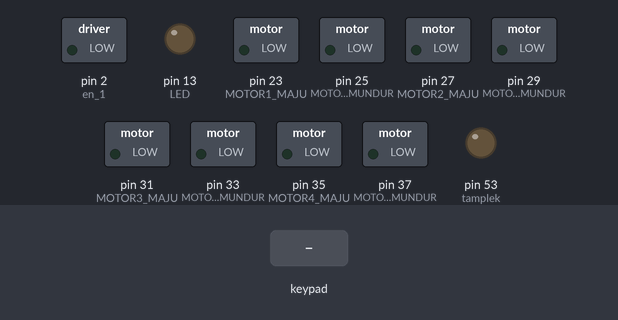
The sketch below on a simulated Arduino Mega 2560, built with avr-gcc and run on an emulated ATmega2560. On the bench: switched loads named in the sketch (green lamp = pin HIGH), output pins drawn as LEDs (lit = HIGH). Inputs (shaded band) come from the test bench.

Above: at 1.2 s.
1.3 s: key 'U' pressed
At 2.8 s:
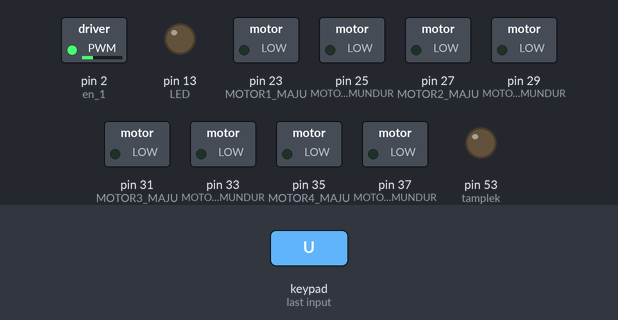
3.2 s: key 'D' pressed
At 3.4 s:
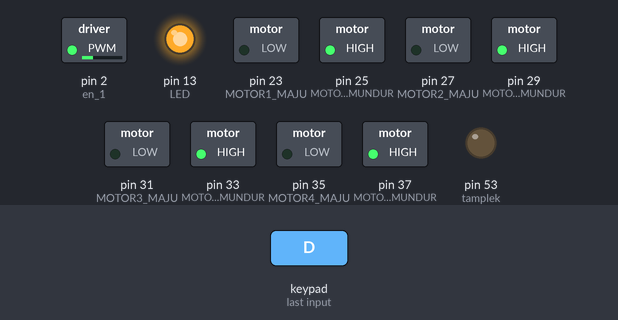
5.1 s: key 'L' pressed
At 5.3 s:
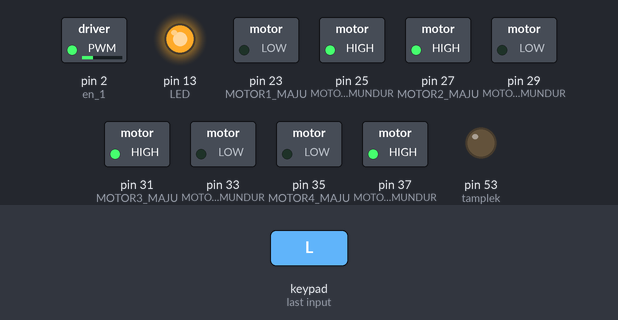
7.0 s: key 'R' pressed
At 7.2 s:
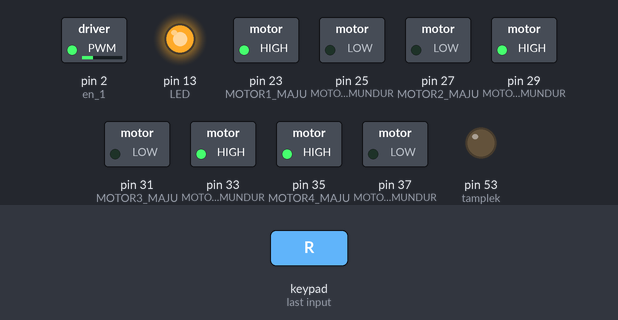
8.9 s: key 'X' pressed
At 9.1 s:
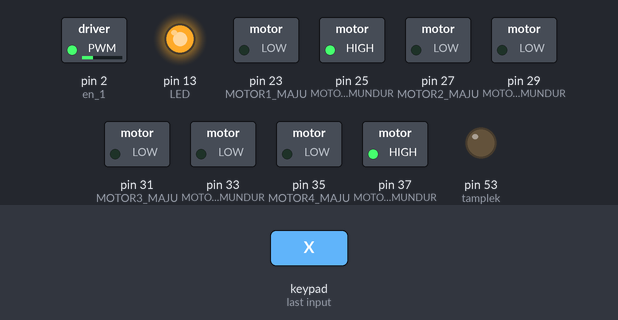
10.8 s: key 'O' pressed
At 11.0 s:
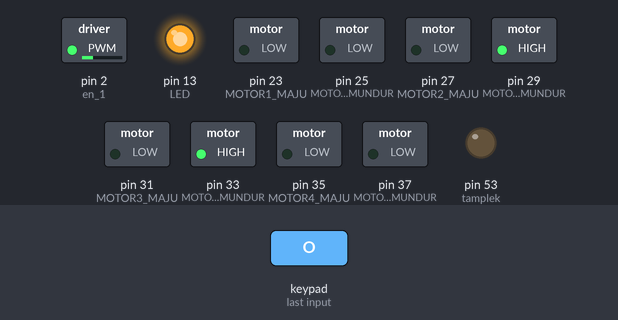
Timing chart, 0 to 13.7 s (numbered marks = the images above; inputs shaded):
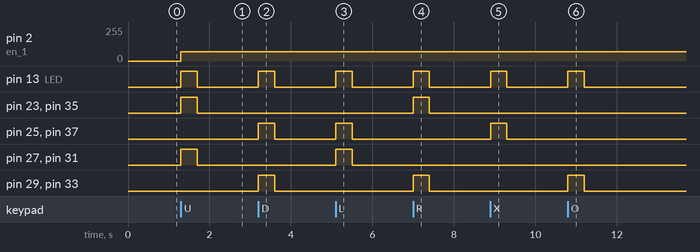

The sketch:

KENDALI_ROBOT_BLEDHEG_2_PS2_MEGA.ino
```cpp
/*
Kendali robot 2 menggunakan dualshock 2.
 ditulis oleh: sumarsono, pada: Friday 06 March 2015 09:00:14

 Log edit:
 Friday 06 March 2015 09:00:27 --> menambah deskripsi roda dan pin ds2
 Friday 06 March 2015 23:54:27 --> fix motor
 Saturday 07 March 2015 01:00:57 --> konfigurasi ulang motor (mapping) dan perapian program
 Monday 09 March 2015 07:04:32 --> pembuatan kelas gerak
 Monday 30 March 2015 22:34:37 --> menambah fungsi gerak diagonal dan pukul

 ==konfigurasi roda:

  --------------
 1 0=-        -=0 2
  |            |
  |            |
  |            |
 3 0=-        -=0 4
  --------------

 ==konfigurasi pin ds2 :
 clock: 7
 command: 5
 attention: 4
 data: 6
 Pressures: True
 Rumble: False

 Catatan:
 Belum ditambah program sensor jarak

 Ukuran setelah kompile: 7,372 byte

 */

#include <PS2X_lib.h>

PS2X ps2x;

int error = 0;
byte type = 0;

int LED=13;

#define tamplek 53

//Logic motor 2
#define MOTOR2_MAJU  27
#define MOTOR2_MUNDUR  29
#define en_1  2

//Logic motor 1
#define MOTOR1_MAJU  23
#define MOTOR1_MUNDUR  25

//#define en_2  5

//Logic motor 4
#define MOTOR4_MAJU  35
#define MOTOR4_MUNDUR  37
//#define en_3  6

//Logic motor 3
#define MOTOR3_MAJU  31
#define MOTOR3_MUNDUR  33

//#define en_4  9

void setup() {
 // Serial.begin(9600);

  pinMode(LED,OUTPUT);

  pinMode(tamplek, OUTPUT);

  pinMode(MOTOR2_MAJU, OUTPUT);
  pinMode(MOTOR2_MUNDUR, OUTPUT);
  pinMode(MOTOR1_MUNDUR, OUTPUT);
  pinMode(MOTOR1_MAJU, OUTPUT);
  pinMode(MOTOR4_MAJU, OUTPUT);
  pinMode(MOTOR4_MUNDUR, OUTPUT);
  pinMode(MOTOR3_MUNDUR, OUTPUT);
  pinMode(MOTOR3_MAJU, OUTPUT);

  pinMode(en_1, INPUT);
  /*  pinMode(en_2, INPUT);
   pinMode(en_3, INPUT);
   pinMode(en_4, INPUT);*/

  //error = ps2x.config_gamepad(11,9,8,10, true, false); //clock, command, attention, data, Pressures?, Rumble?
  //error = ps2x.config_gamepad(7,5,4,6, true, false);

  error = ps2x.config_gamepad(28,26,24,30, true, false); //MEGA

  /*
  if(error == 0){
    Serial.println("Gamepad terhubung mblo");
  }

  if(error == 1)
    Serial.println("Cek pengkabelannya mblo, error.");

  if(error == 2)
    Serial.println("Coba enable debug mblo, gk mau nerima command");

  if(error == 3)
    Serial.println("-_- kaga support. error");
    */

  type = ps2x.readType(); //baca tipe kontroller apakah dualshock 2, guitar herro, atau unknown

}

void maju() {
  //Serial.print("ATAS: ");
  //Serial.println(ps2x.Analog(PSAB_PAD_UP), DEC);
  digitalWrite(LED, 1);
  analogWrite(en_1, 70);

  digitalWrite(MOTOR1_MAJU, HIGH);
  digitalWrite(MOTOR1_MUNDUR, LOW);

  digitalWrite(MOTOR2_MAJU, HIGH);
  digitalWrite(MOTOR2_MUNDUR, LOW);

  digitalWrite(MOTOR3_MAJU, HIGH);
  digitalWrite(MOTOR3_MUNDUR, LOW);

  digitalWrite(MOTOR4_MAJU, HIGH);
  digitalWrite(MOTOR4_MUNDUR, LOW);
}

void maju_kanan() {
  digitalWrite(LED, 1);
  analogWrite(en_1, 70);

  digitalWrite(MOTOR1_MAJU, HIGH);
  digitalWrite(MOTOR1_MUNDUR, LOW);

  digitalWrite(MOTOR2_MAJU, LOW);
  digitalWrite(MOTOR2_MUNDUR, LOW);

  digitalWrite(MOTOR3_MAJU, LOW);
  digitalWrite(MOTOR3_MUNDUR, LOW);

  digitalWrite(MOTOR4_MAJU, HIGH);
  digitalWrite(MOTOR4_MUNDUR, LOW);

}

void maju_kiri() {
  digitalWrite(LED, 1);
  analogWrite(en_1, 70);

  digitalWrite(MOTOR1_MAJU, LOW);
  digitalWrite(MOTOR1_MUNDUR, LOW);

  digitalWrite(MOTOR2_MAJU, HIGH);
  digitalWrite(MOTOR2_MUNDUR, LOW);

  digitalWrite(MOTOR3_MAJU, HIGH);
  digitalWrite(MOTOR3_MUNDUR, LOW);

  digitalWrite(MOTOR4_MAJU, LOW);
  digitalWrite(MOTOR4_MUNDUR, LOW);

}


void mundur() {
  //Serial.print("BAWAH: ");
  //Serial.println(ps2x.Analog(PSAB_PAD_DOWN), DEC);
  digitalWrite(LED, 1);
  analogWrite(en_1, 70);

  digitalWrite(MOTOR1_MAJU, LOW);
  digitalWrite(MOTOR1_MUNDUR, HIGH);

  digitalWrite(MOTOR2_MAJU, LOW);
  digitalWrite(MOTOR2_MUNDUR, HIGH);

  digitalWrite(MOTOR3_MAJU, LOW);
  digitalWrite(MOTOR3_MUNDUR, HIGH);

  digitalWrite(MOTOR4_MAJU, LOW);
  digitalWrite(MOTOR4_MUNDUR, HIGH);

}

void mundur_kanan() {
  digitalWrite(LED, 1);
  analogWrite(en_1, 70);

  digitalWrite(MOTOR1_MAJU, LOW);
  digitalWrite(MOTOR1_MUNDUR, LOW);

  digitalWrite(MOTOR2_MAJU, LOW);
  digitalWrite(MOTOR2_MUNDUR, HIGH);

  digitalWrite(MOTOR3_MAJU, LOW);
  digitalWrite(MOTOR3_MUNDUR, HIGH);

  digitalWrite(MOTOR4_MAJU, LOW);
  digitalWrite(MOTOR4_MUNDUR, LOW);

}

void mundur_kiri() {
  digitalWrite(LED, 1);
  analogWrite(en_1, 70);

  digitalWrite(MOTOR1_MAJU, LOW);
  digitalWrite(MOTOR1_MUNDUR, HIGH);

  digitalWrite(MOTOR2_MAJU, LOW);
  digitalWrite(MOTOR2_MUNDUR, LOW);

  digitalWrite(MOTOR3_MAJU, LOW);
  digitalWrite(MOTOR3_MUNDUR, LOW);

  digitalWrite(MOTOR4_MAJU, LOW);
  digitalWrite(MOTOR4_MUNDUR, HIGH);

}

void kanan() {
  //Serial.print("KANAN: ");
  //Serial.println(ps2x.Analog(PSAB_PAD_RIGHT), DEC);
  digitalWrite(LED, 1);
  analogWrite(en_1, 70);

  digitalWrite(MOTOR1_MAJU, HIGH);
  digitalWrite(MOTOR1_MUNDUR, LOW);

  digitalWrite(MOTOR2_MAJU, LOW);
  digitalWrite(MOTOR2_MUNDUR, HIGH);

  digitalWrite(MOTOR3_MAJU, LOW);
  digitalWrite(MOTOR3_MUNDUR, HIGH);

  digitalWrite(MOTOR4_MAJU, HIGH);
  digitalWrite(MOTOR4_MUNDUR, LOW);

}

void kiri() {
  //Serial.print("KIRI: ");
  //Serial.println(ps2x.Analog(PSAB_PAD_LEFT), DEC);
  digitalWrite(LED, 1);
  analogWrite(en_1, 70);

  digitalWrite(MOTOR1_MAJU, LOW);
  digitalWrite(MOTOR1_MUNDUR, HIGH);

  digitalWrite(MOTOR2_MAJU, HIGH);
  digitalWrite(MOTOR2_MUNDUR, LOW);

  digitalWrite(MOTOR3_MAJU, HIGH);
  digitalWrite(MOTOR3_MUNDUR, LOW);

  digitalWrite(MOTOR4_MAJU, LOW);
  digitalWrite(MOTOR4_MUNDUR, HIGH);

}

void putar_kanan() {
  //Serial.println("R1");
  digitalWrite(LED, 1);
  analogWrite(en_1, 70);

  digitalWrite(MOTOR1_MAJU, HIGH);
  digitalWrite(MOTOR1_MUNDUR, LOW);

  digitalWrite(MOTOR2_MAJU, LOW);
  digitalWrite(MOTOR2_MUNDUR, HIGH);

  digitalWrite(MOTOR3_MAJU, HIGH);
  digitalWrite(MOTOR3_MUNDUR, LOW);

  digitalWrite(MOTOR4_MAJU, LOW);
  digitalWrite(MOTOR4_MUNDUR, HIGH);

}

void putar_kiri() {
  //Serial.println("L1");
  digitalWrite(LED, 1);
  analogWrite(en_1, 70);

  digitalWrite(MOTOR1_MAJU, LOW);
  digitalWrite(MOTOR1_MUNDUR, HIGH);

  digitalWrite(MOTOR2_MAJU, HIGH);
  digitalWrite(MOTOR2_MUNDUR, LOW);

  digitalWrite(MOTOR3_MAJU, LOW);
  digitalWrite(MOTOR3_MUNDUR, HIGH);

  digitalWrite(MOTOR4_MAJU, HIGH);
  digitalWrite(MOTOR4_MUNDUR, LOW);

}

void darurat() {
  digitalWrite(LED, 0);
  // analogWrite(en_1, 0);

  digitalWrite(tamplek, LOW);

  digitalWrite(MOTOR1_MUNDUR, LOW);
  digitalWrite(MOTOR1_MAJU, LOW);

  digitalWrite(MOTOR2_MAJU, LOW);
  digitalWrite(MOTOR2_MUNDUR, LOW);

  digitalWrite(MOTOR3_MUNDUR, LOW);
  digitalWrite(MOTOR3_MAJU, LOW);

  digitalWrite(MOTOR4_MAJU, LOW);
  digitalWrite(MOTOR4_MUNDUR, LOW);
}

void pukul() {
  digitalWrite(LED, 1);
  digitalWrite(tamplek, HIGH);
}

void loop() {
  // if(error == 1){
  //  return;
  //}

  //if(type == 1) {
  ps2x.read_gamepad(); //baca konfigurasi kontroller


  //MAJU
  if(ps2x.Button(PSB_PAD_UP)){  //bernilai True jika ditekan dan ditahan
    maju();
  }

  //MUNDUR
  else if(ps2x.Button(PSB_PAD_DOWN)){
    mundur();
  }

  //KANAN
  else if(ps2x.Button(PSB_PAD_RIGHT)){
    kanan();
  }

  //KIRI
  else if(ps2x.Button(PSB_PAD_LEFT)){
    kiri();
  }

  //pukul
  else if (ps2x.Button(PSB_R2)){
    pukul();
  }


  //PUTAR KANAN
  else if(ps2x.Button(PSB_R1)) {
    putar_kanan();
  }

  //PUTAR KIRI
  else if(ps2x.Button(PSB_L1)){
    putar_kiri();
  }


  else if(ps2x.Button(PSB_GREEN)){ //segitiga
   maju_kanan();
  }

  else if(ps2x.Button(PSB_RED)) { //lingkaran
   mundur_kanan();
  }

  else if(ps2x.Button(PSB_PINK)) { //kotak
   maju_kiri();
  }

  else if(ps2x.Button(PSB_BLUE)) { //x
   mundur_kiri();
  }


  else if(ps2x.Button(PSB_L2)){
    darurat();
  }

  else {
    digitalWrite(LED, 0);
    // analogWrite(en_1, 0);

    digitalWrite(MOTOR1_MUNDUR, LOW);
    digitalWrite(MOTOR1_MAJU, LOW);

    digitalWrite(MOTOR2_MAJU, LOW);
    digitalWrite(MOTOR2_MUNDUR, LOW);

    digitalWrite(MOTOR3_MUNDUR, LOW);
    digitalWrite(MOTOR3_MAJU, LOW);

    digitalWrite(MOTOR4_MAJU, LOW);
    digitalWrite(MOTOR4_MUNDUR, LOW);

  }


}
```

Measured:
- after the input at 1.3 s, pin 2 (en_1): 0/255 → 70/255 at once; pin 13 (LED), pin 23 (MOTOR1_MAJU), pin 27 (MOTOR2_MAJU), pin 31 (MOTOR3_MAJU), pin 35 (MOTOR4_MAJU): LOW → HIGH at once, → LOW 0.40 s later
- after the input at 3.2 s, pin 13 (LED), pin 25 (MOTOR1_MUNDUR), pin 29 (MOTOR2_MUNDUR), pin 33 (MOTOR3_MUNDUR), pin 37 (MOTOR4_MUNDUR): LOW → HIGH at once, → LOW 0.40 s later
- after the input at 5.1 s, pin 13 (LED), pin 25 (MOTOR1_MUNDUR), pin 27 (MOTOR2_MAJU), pin 31 (MOTOR3_MAJU), pin 37 (MOTOR4_MUNDUR): LOW → HIGH at once, → LOW 0.40 s later
- after the input at 7.0 s, pin 13 (LED), pin 23 (MOTOR1_MAJU), pin 29 (MOTOR2_MUNDUR), pin 33 (MOTOR3_MUNDUR), pin 35 (MOTOR4_MAJU): LOW → HIGH at once, → LOW 0.40 s later
- after the input at 8.9 s, pin 13 (LED), pin 25 (MOTOR1_MUNDUR), pin 37 (MOTOR4_MUNDUR): LOW → HIGH at once, → LOW 0.40 s later
- after the input at 10.8 s, pin 13 (LED), pin 29 (MOTOR2_MUNDUR), pin 33 (MOTOR3_MUNDUR): LOW → HIGH at once, → LOW 0.40 s later
